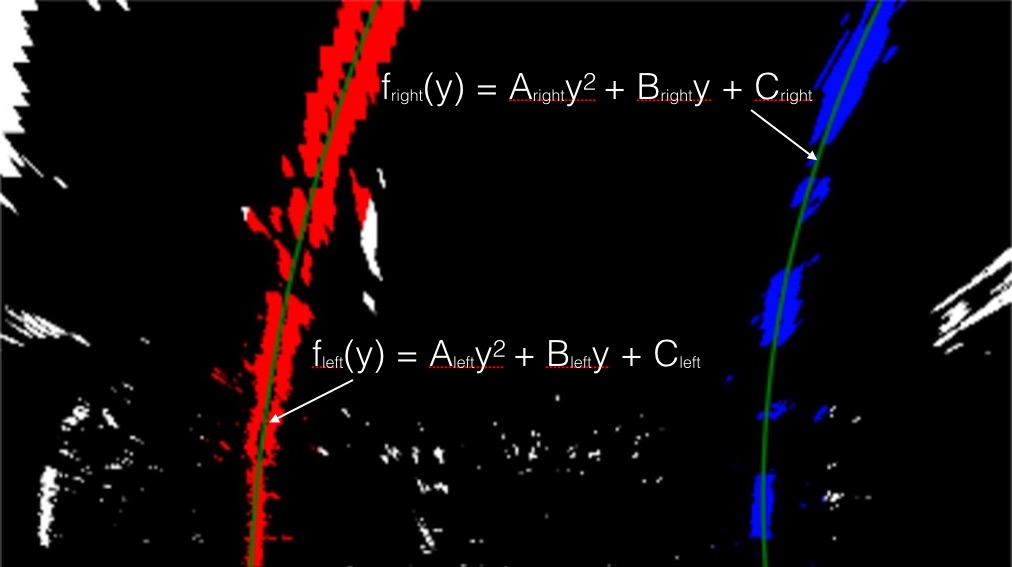
#> input picture examples/color_fit_lines.jpg, 1012 x 567 px
$ python -i edgesDetector.py   (imports and definitions only)   (older library calls are emulated)
#> lines starting #> are read from the running program, lines starting #| are printed output that depends on the picture; after the words box and inside, x2 and y2 are one past the last pixel; in counts of white or black regions, pixels touching at a corner belong together
import matplotlib

# [1 line not run here, left out]
import numpy as np
import cv2


class EdgesDetector:
    '''
    Class for detecting edges in a picture, considering the saturation and the horizontal luminosity gradient
    '''
    def __init__(self, s_thresh=(210, 255), sx_thresh=(80, 220)):
        '''
        :param s_thresh: saturation threshold
        :param sx_thresh: horizontal luminosity gradient threshold
        '''
        self.s_yellow_thresh = s_thresh
        self.sx_thresh = sx_thresh
        None

    def detectEdges(self, img):
        '''
        Detects the edges of an image
        :param img: An image
        :return: a binary image where the detected corners are white, and the other pixels black
        '''
        img = np.copy(img)
        # Convert to HLS color space and separate the V channel
        l_channel, s_channel = self.extract_channels(img)

        gray = cv2.cvtColor(img, cv2.COLOR_RGB2GRAY)

        sxbinary = self.horizontal_gradient_binary_mask(gray)
        s_binary = self.saturation_binary_mask(s_channel)

        # Stack each channel
        edges_binary = np.dstack((np.zeros_like(sxbinary), sxbinary, s_binary)) * 255

        # only keep the edges that fit in a trapezoid with the base on the bottom of the picture and the short
        # side at 40% height
        xsize = img.shape[1]
        ysize = img.shape[0]
        boundaries_perspective = np.array(
            [[(xsize * 0.50, ysize * 0.55), (xsize * 0.05, ysize), (xsize * 0.95, ysize)]],
            dtype=np.int32)
        edges_cropped = self.region_of_interest(edges_binary, boundaries_perspective)
        boundaries_close = np.array([[(0, ysize), (xsize, ysize), (xsize, ysize * 0.6), (0, ysize * 0.6)]],
                                    dtype=np.int32)
        edges_cropped = self.region_of_interest(edges_cropped, boundaries_close)

        return self.toBinary(edges_cropped)

    def toBinary(self, img):
        '''
        Transform an image so every pixel that is not black becomes white
        :param img: An image
        :return: A copy of the original image, with all the pixel that are not black are turned into white
        '''
        gray = img[:, :, 2] + img[:, :, 1] + img[:, :, 0]
        binary = np.zeros((gray.shape[0], gray.shape[1], 3), dtype=np.float32)
        binary[gray > 0] = [255, 255, 255]
        return binary

    def extract_channels(self, img):
        '''
        :param img: An image
        :return: 2 2D arrays, representing the L and the S channel of the original image
        '''
        hls = cv2.cvtColor(img, cv2.COLOR_RGB2HLS)
        l_channel = hls[:, :, 1]
        s_channel = hls[:, :, 2]
        return l_channel, s_channel

    def saturation_binary_mask(self, s_channel):
        '''
        Filters out the pixels that don't fit the saturation threshold
        :param img: An image
        :return: a binary image where pixels that fit the saturation threshold are white, and the other pixels black
        '''
        # Threshold color channel
        s_binary = np.zeros_like(s_channel)
        s_binary[((s_channel >= self.s_yellow_thresh[0]) & (s_channel <= self.s_yellow_thresh[1]))] = 1
        return s_binary

    def horizontal_gradient_binary_mask(self, l_channel):
        '''
        Filters out the pixels that don't fit the horizontal gradient threshold
        :param img: An image
        :return: a binary image where pixels that fit the horizontal gradient threshold are white, and the other pixels black
        '''
        # Sobel x
        sobelx = cv2.Sobel(l_channel, cv2.CV_32F, 1, 0)  # Take the derivative in x
        abs_sobelx = np.absolute(sobelx)  # Absolute x derivative to accentuate lines away from horizontal
        # Threshold x gradient
        sxbinary = np.zeros_like(abs_sobelx)
        sxbinary[(abs_sobelx >= self.sx_thresh[0]) & (abs_sobelx <= self.sx_thresh[1])] = 1
        return sxbinary

    def region_of_interest(self, img, vertices):
        """
        Applies an image mask.

        Only keeps the region of the image defined by the polygon
        formed from `vertices`. The rest of the image is set to black.
        `vertices` should be a numpy array of integer points.
        """
        # defining a blank mask to start with
        mask = np.zeros_like(img)

        # defining a 3 channel or 1 channel color to fill the mask with depending on the input image
        if len(img.shape) > 2:
            channel_count = img.shape[2]  # i.e. 3 or 4 depending on your image
            ignore_mask_color = (255,) * channel_count
        else:
            ignore_mask_color = 255

        # filling pixels inside the polygon defined by "vertices" with the fill color
        cv2.fillPoly(mask, vertices, ignore_mask_color)

        # returning the image only where mask pixels are nonzero
        masked_image = cv2.bitwise_and(img, mask)
        return masked_image

>>> import cv2
>>> picture = cv2.cvtColor(cv2.imread('../examples/color_fit_lines.jpg'), cv2.COLOR_BGR2RGB)
>>> result = EdgesDetector().detectEdges(picture)
#> in extract_channels, `hls = cv2.cvtColor(img, cv2.COLOR_RGB2HLS)`: hls: shape (567, 1012, 3); mean of channels 0, 1, 2 15.3, 13.6, 37.6
#> in horizontal_gradient_binary_mask, `sobelx = cv2.Sobel(l_channel, cv2.CV_32F, 1, 0)`:
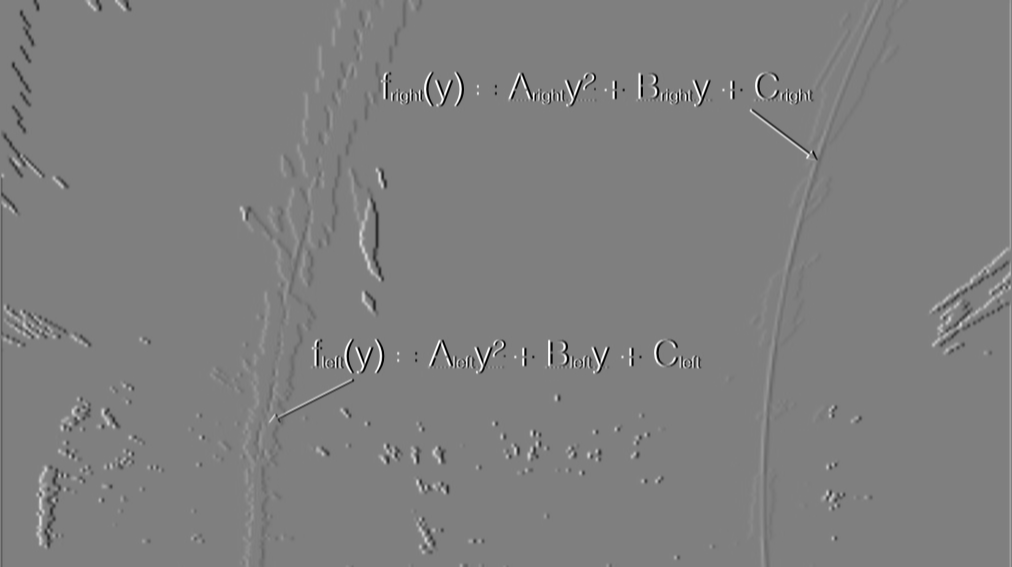
#> sobelx: shape (567, 1012) float32; min -1020, max 1020, mean -0.4; drawn with min black and max white
#> in horizontal_gradient_binary_mask, `abs_sobelx = np.absolute(sobelx)`:
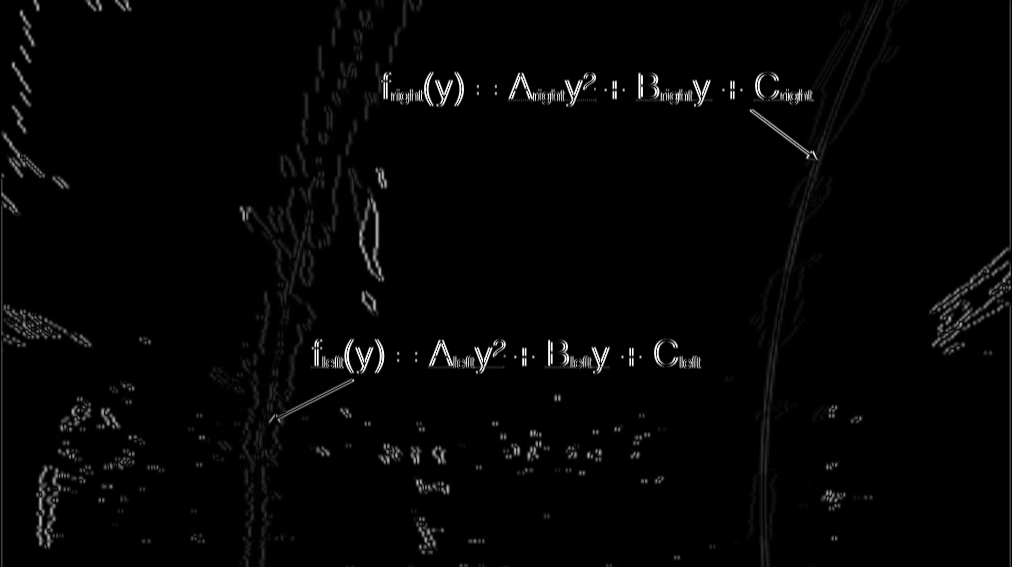
#> abs_sobelx: shape (567, 1012) float32; min 0, max 1020, mean 18.5; drawn with min black and max white
#> in detectEdges, `sxbinary = self.horizontal_gradient_binary_mask(gray)`:
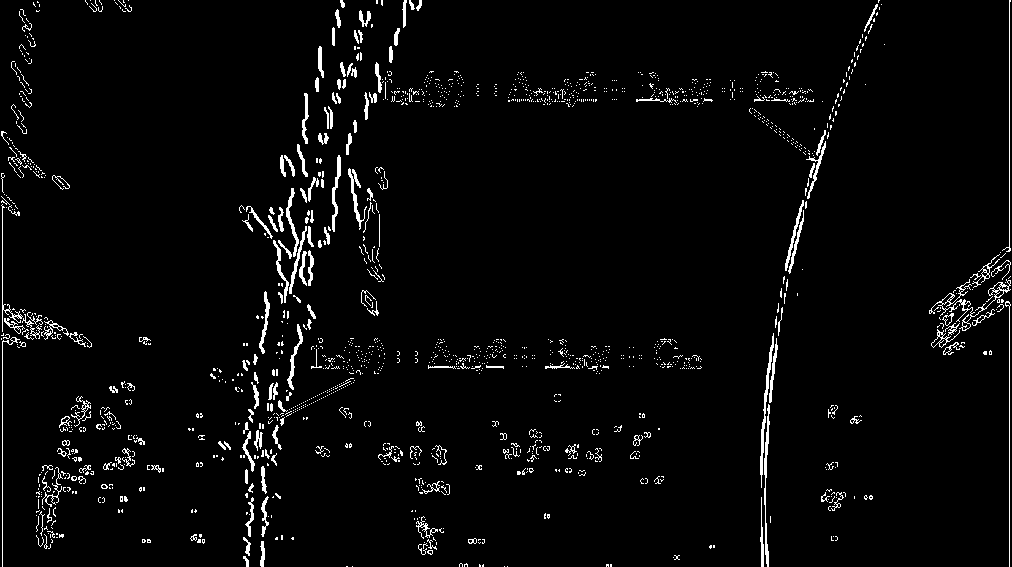
#> sxbinary: shape (567, 1012) float32; values 0 (black) and 1 (white), 3.3% white in thin lines or dots
#> in detectEdges, `s_binary = self.saturation_binary_mask(s_channel)`:
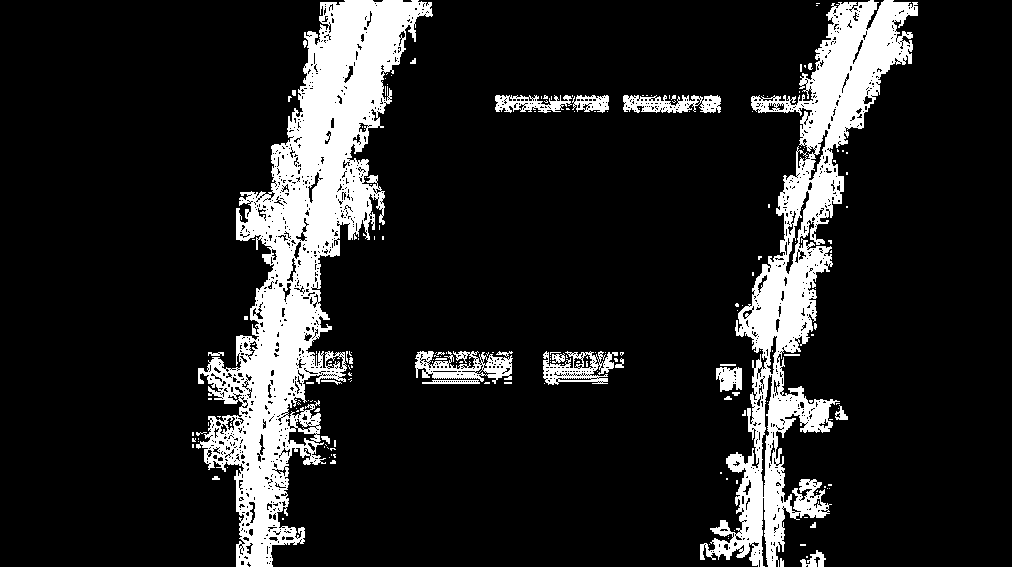
#> s_binary: shape (567, 1012); values 0 (black) and 1 (white), 13.9% white; 188 white regions (158 under 20 px), largest, box (x1, y1, x2, y2) and area: (196, 0, 433, 567) 42361, (700, 0, 918, 567) 29415, (415, 351, 513, 384) 1641
#> in detectEdges, `edges_binary = np.dstack((np.zeros_like(sxbinary), sxbinary, s_binary)..`:
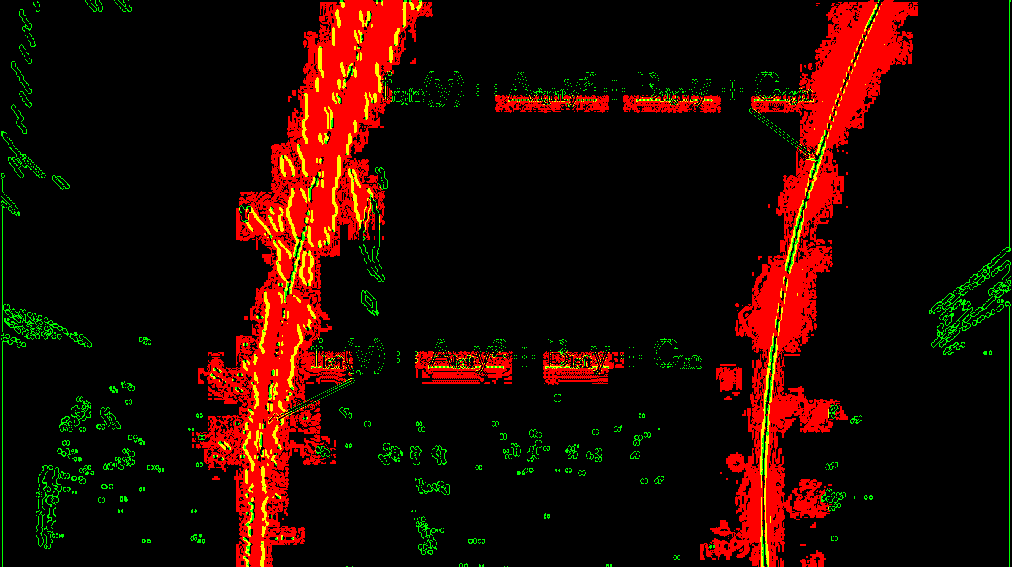
#> edges_binary: shape (567, 1012, 3) float32; mean of channels 0, 1, 2 0, 8.3, 35.3; drawn as B, G, R
#> in region_of_interest, `cv2.fillPoly(mask, vertices, ignore_mask_color)`: mask: shape (567, 1012, 3) float32; 20.4% white; 1 white region, box (x1, y1, x2, y2) and area: (51, 311, 961, 567) 116808
#> in region_of_interest (call 2), `cv2.fillPoly(mask, vertices, ignore_mask_color)`:
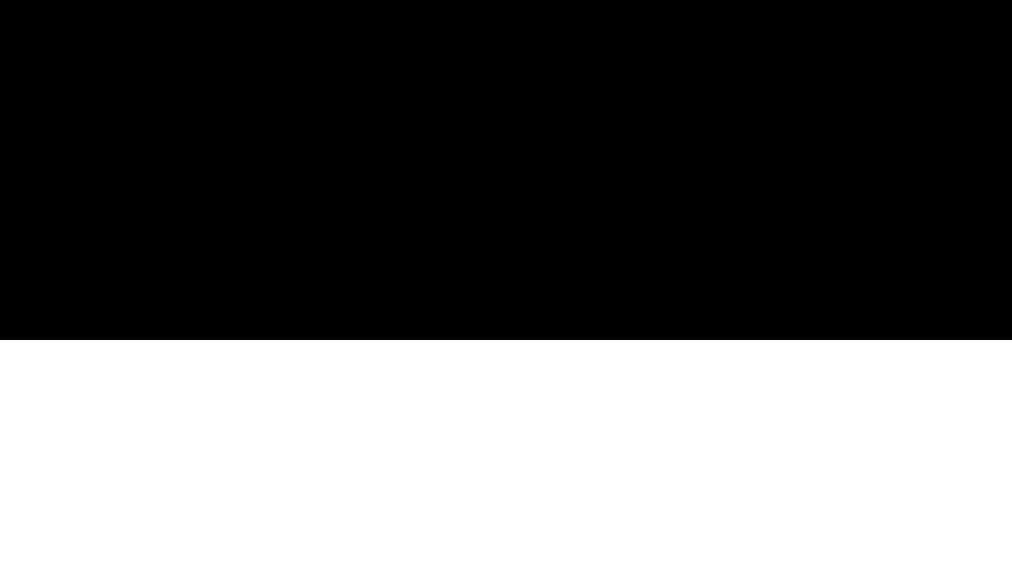
#> mask: shape (567, 1012, 3) float32; 40% white; 1 white region, box (x1, y1, x2, y2) and area: (0, 340, 1012, 567) 229724
#> in detectEdges, `return self.toBinary(edges_cropped)`:
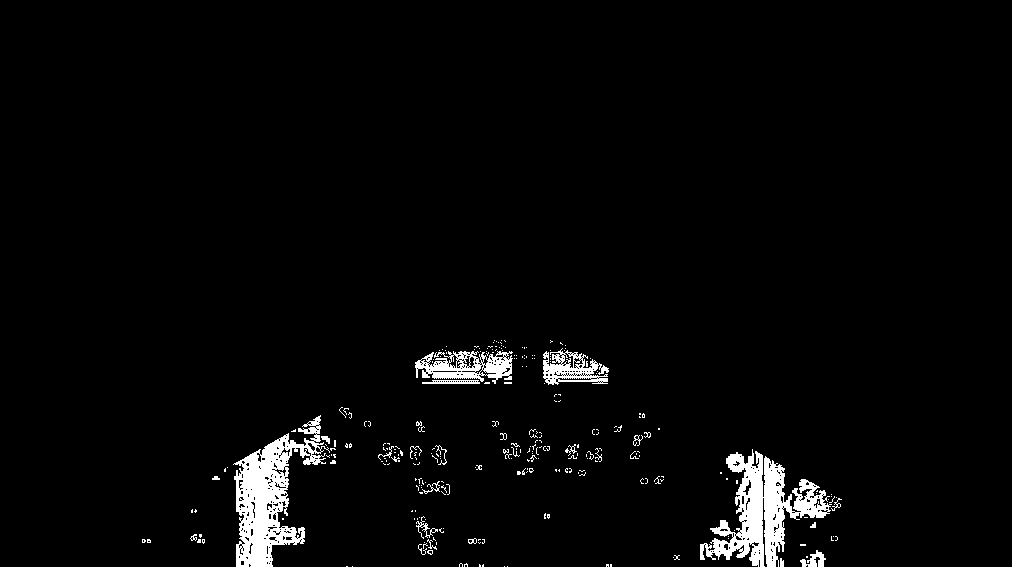
#> returned value: shape (567, 1012, 3) float32; 3% white; 277 white regions (249 under 20 px), largest, box (x1, y1, x2, y2) and area: (700, 449, 832, 567) 5946, (233, 415, 330, 567) 5868, (415, 351, 513, 384) 1756
